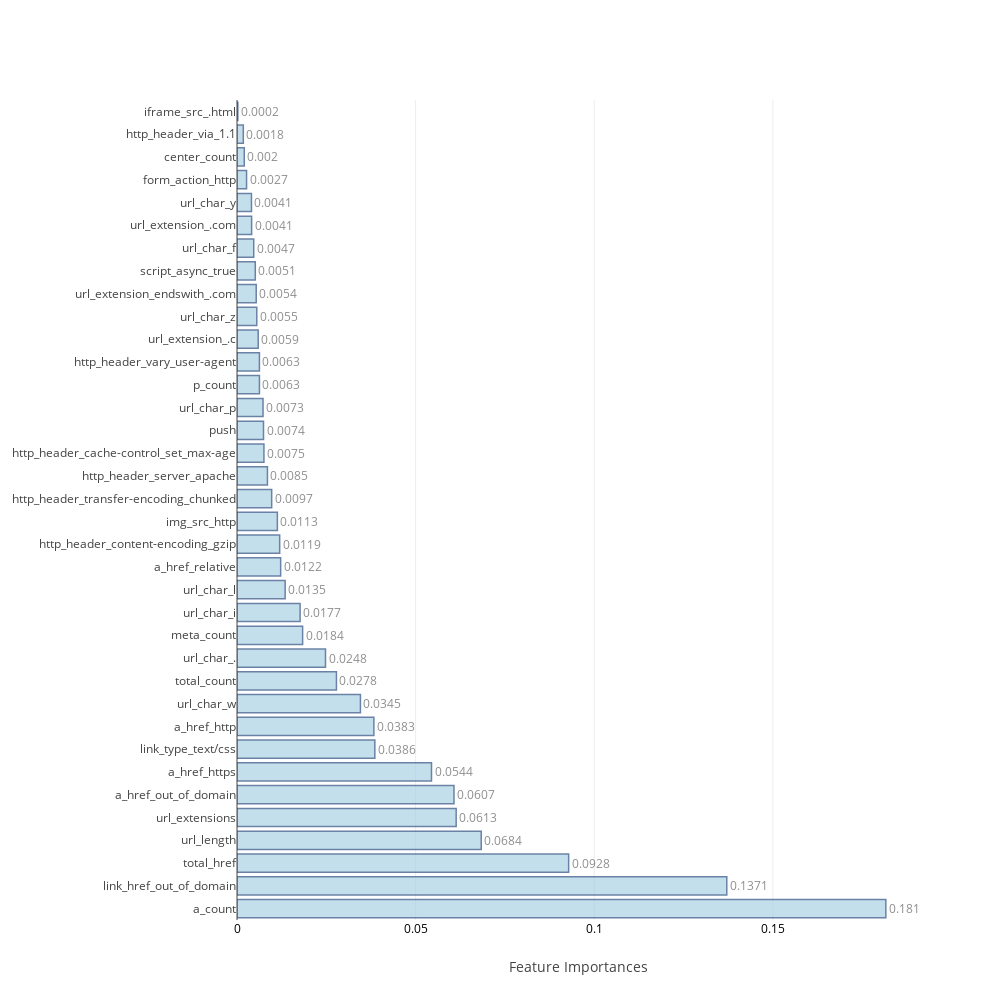
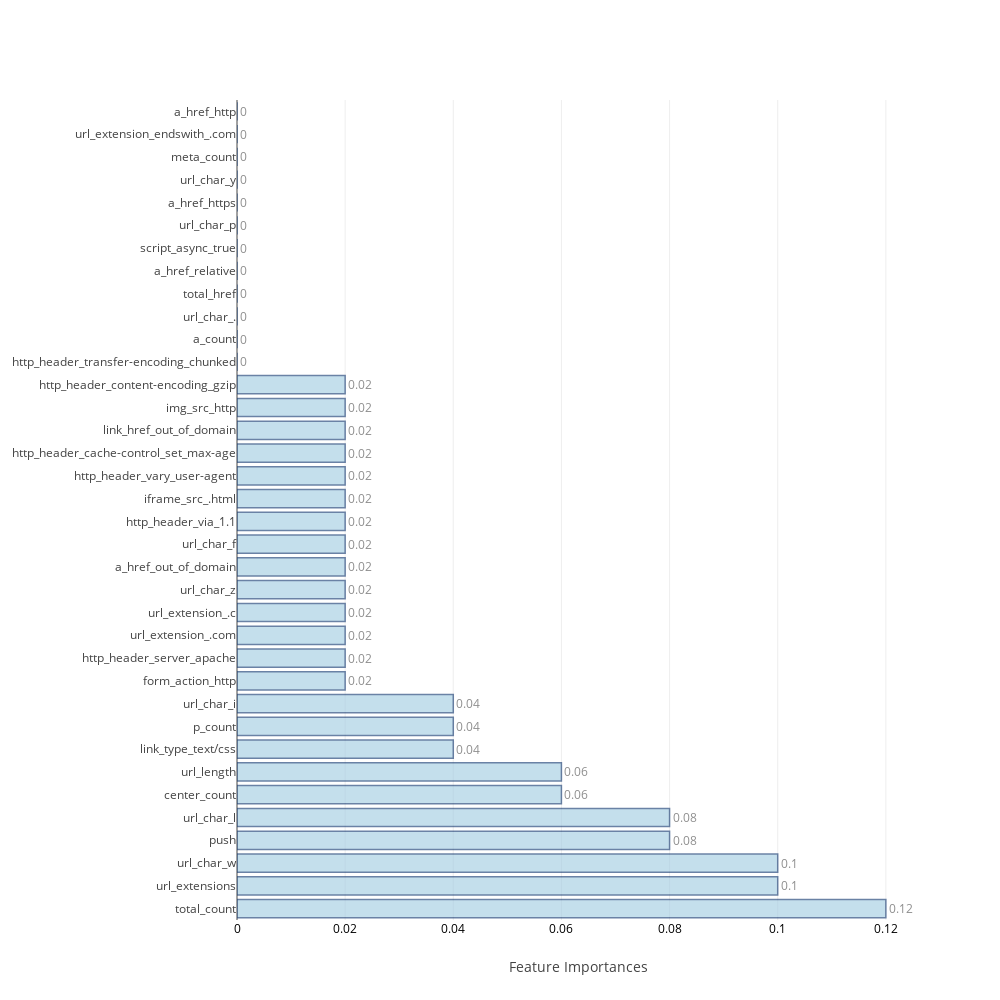

The cell these charts' notebook holds for them, in order:
### Markdown cell above
### <a id='2' style="text-decoration : none; color : #000000;"> 2. OverSampling </a>

### Code cell
sm = SMOTE(random_state=12, ratio = {1:24327})
X_train, Y_train = sm.fit_sample(scaled_X_train,train_Y)


ind_columns=['KNeighborsClassifier','RandomForestClassifier','AdaBoostClassifier',
             'GradientBoostingClassifier','ExtraTreeClassifier','XGB','BaggingClassifier','Neural Network-1']

f=[KNN_model,RandomForest,AdaBoost,GradientBoosting, ExtraTree,XGB,Bagging,DeepLearning1]

## Table to store training and test measures
table_80_50_train=pd.DataFrame(columns=['accuracy','TP','TN','FP','FN','FPR','FNR'])
table_80_50_test=pd.DataFrame(columns=['accuracy','TP','TN','FP','FN','FPR','FNR','auc','MCC','Precision','Recall'])

feat_imp=[None]*5
j=0
for i in range(0,8):
    if i>=1 and i<=5:
        model,cm_train,cm_test,acc_train,acc_test,roc_auc,feat_imp[j],mcc,prec,rec=f[i](X_train,Y_train,scaled_X_test,test_Y,columns)
        j=j+1
    else:
        model,cm_train,cm_test,acc_train,acc_test,roc_auc,mcc,prec,rec=f[i](X_train,Y_train,scaled_X_test,test_Y)
    table_80_50_train.loc[i]=   ([acc_train,cm_train.TP,cm_train.TN,cm_train.FP,cm_train.FN,cm_train.FPR,cm_train.FNR])
    table_80_50_test.loc[i] =   ([acc_test ,cm_test.TP, cm_test.TN, cm_test.FP, cm_test.FN, cm_test.FPR, cm_test.FNR,roc_auc,mcc,prec,rec])
    print("\n")

### Figure 1 — Plotly figure (JSON) as saved in the notebook; plotly's stock layout.template omitted (floating-point values rounded to 4 significant figures)
{"data": [{"marker": {"color": "rgb(158,202,225)", "line": {"color": "rgb(8,48,107)", "width": 1.5}}, "opacity": 0.6, "orientation": "h", "text": [0.1816, 0.1371, 0.0928, 0.0684, 0.0613, 0.0607, 0.0544, 0.0386, 0.0383, 0.0345, 0.0278, 0.0248, 0.0184, 0.0177, 0.0135, 0.0122, 0.0119, 0.0113, 0.0097, 0.0085, 0.0075, 0.0074, 0.0073, 0.0063, 0.0063, 0.0059, 0.0055, 0.0054, 0.0051, 0.0047, 0.0041, 0.0041, 0.0027, 0.002, 0.0018, 0.0002], "textposition": "outside", "type": "bar", "uid": "0974d0f8-76bb-4379-bbd5-4d6a6b744cf9", "x": [0.1816, 0.1371, 0.09283, 0.06836, 0.06135, 0.06074, 0.05444, 0.03858, 0.03831, 0.03455, 0.02784, 0.02477, 0.01837, 0.01766, 0.01348, 0.01222, 0.01195, 0.0113, 0.009706, 0.008519, 0.00754, 0.007421, 0.007285, 0.00628, 0.006274, 0.005936, 0.005535, 0.005379, 0.005117, 0.004682, 0.004096, 0.004051, 0.002675, 0.002036, 0.001766, 0.0002328], "y": ["a_count", "link_href_out_of_domain", "total_href", "url_length", "url_extensions", "a_href_out_of_domain", "a_href_https", "link_type_text/css", "a_href_http", "url_char_w", "total_count", "url_char_.", "meta_count", "url_char_i", "url_char_l", "a_href_relative", "http_header_content-encoding_gzip", "img_src_http", "http_header_transfer-encoding_chunked", "http_header_server_apache", "http_header_cache-control_set_max-age", "push", "url_char_p", "p_count", "http_header_vary_user-agent", "url_extension_.c", "url_char_z", "url_extension_endswith_.com", "script_async_true", "url_char_f", "url_extension_.com", "url_char_y", "form_action_http", "center_count", "http_header_via_1.1", "iframe_src_.html"]}], "layout": {"autosize": false, "height": 1000, "width": 1000, "xaxis": {"tickfont": {"color": "black", "size": 12}, "title": "Feature Importances"}, "yaxis": {"automargin": true}}}

### Figure 2 — Plotly figure (JSON) as saved in the notebook; plotly's stock layout.template omitted (floating-point values rounded to 4 significant figures)
{"data": [{"marker": {"color": "rgb(158,202,225)", "line": {"color": "rgb(8,48,107)", "width": 1.5}}, "opacity": 0.6, "orientation": "h", "text": [0.12, 0.1, 0.1, 0.08, 0.08, 0.06, 0.06, 0.04, 0.04, 0.04, 0.02, 0.02, 0.02, 0.02, 0.02, 0.02, 0.02, 0.02, 0.02, 0.02, 0.02, 0.02, 0.02, 0.02, 0, 0, 0, 0, 0, 0, 0, 0, 0, 0, 0, 0], "textposition": "outside", "type": "bar", "uid": "6f572cea-13de-47f3-a75d-7cd116c9e06e", "x": [0.12, 0.1, 0.1, 0.08, 0.08, 0.06, 0.06, 0.04, 0.04, 0.04, 0.02, 0.02, 0.02, 0.02, 0.02, 0.02, 0.02, 0.02, 0.02, 0.02, 0.02, 0.02, 0.02, 0.02, 0, 0, 0, 0, 0, 0, 0, 0, 0, 0, 0, 0], "y": ["total_count", "url_extensions", "url_char_w", "push", "url_char_l", "center_count", "url_length", "link_type_text/css", "p_count", "url_char_i", "form_action_http", "http_header_server_apache", "url_extension_.com", "url_extension_.c", "url_char_z", "a_href_out_of_domain", "url_char_f", "http_header_via_1.1", "iframe_src_.html", "http_header_vary_user-agent", "http_header_cache-control_set_max-age", "link_href_out_of_domain", "img_src_http", "http_header_content-encoding_gzip", "http_header_transfer-encoding_chunked", "a_count", "url_char_.", "total_href", "a_href_relative", "script_async_true", "url_char_p", "a_href_https", "url_char_y", "meta_count", "url_extension_endswith_.com", "a_href_http"]}], "layout": {"autosize": false, "height": 1000, "width": 1000, "xaxis": {"tickfont": {"color": "black", "size": 12}, "title": "Feature Importances"}, "yaxis": {"automargin": true}}}
